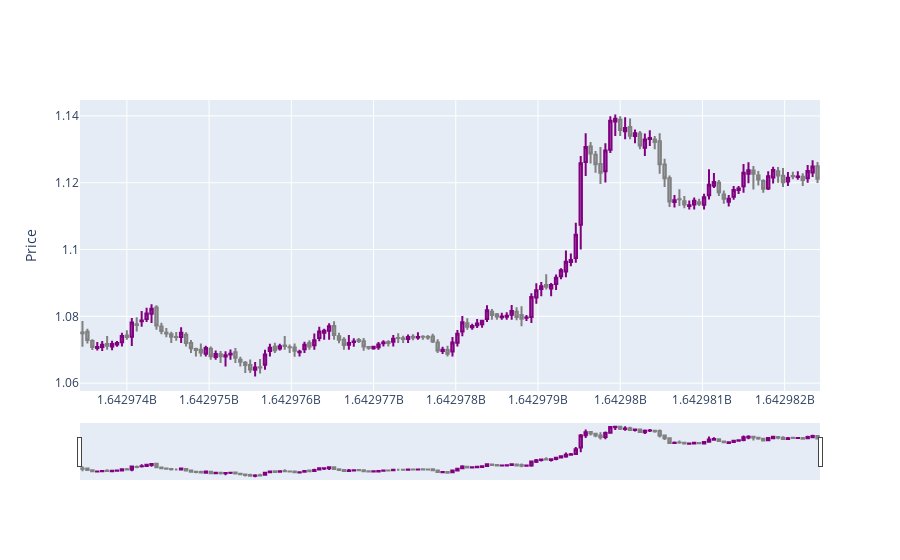

Source (notebook cell):
### Code cell
#Cardano Plot
c = go.Figure(data=[go.Candlestick(x=card_batch.index,open=card_batch['Open'],close=card_batch['Close'],low=card_batch['Low'],high=card_batch['High'],increasing_line_color='purple',decreasing_line_color='gray')])
c.update_layout(yaxis_title='Price')
c.show()

### Figure 1 — Plotly figure (JSON) as saved in the notebook; plotly's stock layout.template omitted (floating-point values rounded to 4 significant figures; data arrays with more than 128 entries replaced by an {"elided": "..."} marker saying what was removed)
{"data": [{"close": {"elided": "150 float values"}, "decreasing": {"line": {"color": "gray"}}, "high": {"elided": "150 float values"}, "increasing": {"line": {"color": "purple"}}, "low": {"elided": "150 float values"}, "open": {"elided": "150 float values"}, "type": "candlestick", "x": {"elided": "150 int values"}}], "layout": {"yaxis": {"title": {"text": "Price"}}}}
